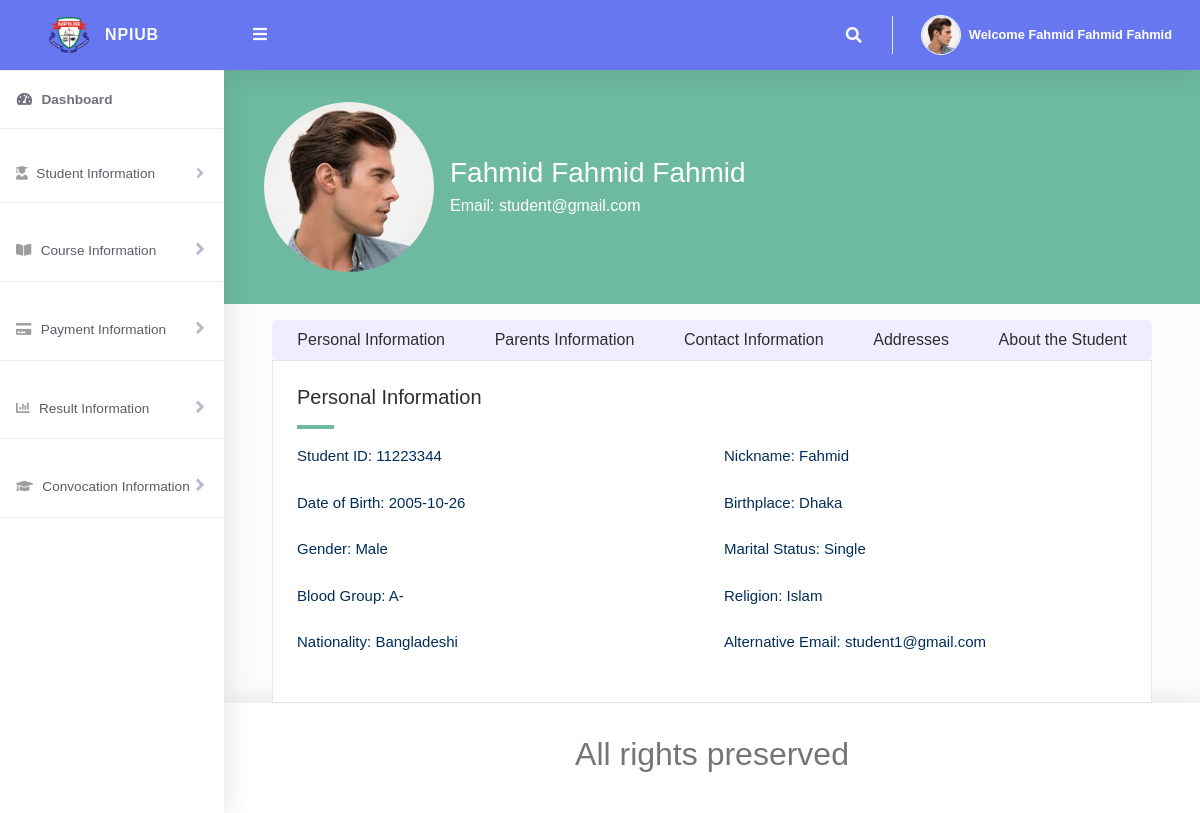
The page /Student/viewStudentProfile.php (signed in) on the database its author committed.
### tables this page shows
CREATE TABLE `student` (
  `id` int(11) NOT NULL,
  `studentId` varchar(50) NOT NULL,
  `studentPassword` varchar(50) NOT NULL,
  `firstName` varchar(50) NOT NULL,
  `middleName` varchar(50) NOT NULL,
  `lastName` varchar(50) NOT NULL,
  `nickName` varchar(50) NOT NULL,
  `dob` varchar(50) NOT NULL,
  `birthPlace` varchar(100) NOT NULL,
  `gender` varchar(10) NOT NULL,
  `maritalStatus` varchar(20) NOT NULL,
  `bloodGroup` varchar(10) NOT NULL,
  `religion` varchar(50) NOT NULL,
  `nationality` varchar(30) NOT NULL,
  `nationalId` varchar(50) NOT NULL,
  `passportNo` varchar(50) NOT NULL,
  `socialNetworkId` varchar(50) NOT NULL,
  `IM` varchar(50) NOT NULL,
  `aboutStudent` text NOT NULL,
  `mobileNo` varchar(20) NOT NULL,
  `presentMobile` varchar(20) NOT NULL,
  `permanentMobile` varchar(20) NOT NULL,
  `email` varchar(50) NOT NULL,
  `alternativeEmail` varchar(50) NOT NULL,
  `imageUrl` varchar(100) NOT NULL,
  `presentAddress` varchar(100) NOT NULL,
  `presentPostOffice` varchar(30) NOT NULL,
  `presentPoliceStation` varchar(30) NOT NULL,
  `presentDistrictCity` varchar(30) NOT NULL,
  `presentDivisionState` varchar(30) NOT NULL,
  `presentCountry` varchar(30) NOT NULL,
  `presentZipCode` varchar(30) NOT NULL,
  `permanentAddress` varchar(100) NOT NULL,
  `permanentPostOffice` varchar(30) NOT NULL,
  `permanentPoliceStation` varchar(30) NOT NULL,
  `permanentDistrictCity` varchar(30) NOT NULL,
  `permanentDivisionState` varchar(30) NOT NULL,
  `permanentCountry` varchar(30) NOT NULL,
  `permanentZipCode` varchar(30) NOT NULL,
  `hostelAddress` varchar(100) NOT NULL,
  `messAddress` varchar(100) NOT NULL,
  `otherAddress` varchar(100) NOT NULL,
  `fatherName` varchar(50) NOT NULL,
  `fatherContactNo` varchar(20) NOT NULL,
  `fatherOccupation` varchar(50) NOT NULL,
  `fatherDesignation` varchar(30) NOT NULL,
  `fatherEmployerName` varchar(50) NOT NULL,
  `fatherAnnualIncome` varchar(10) NOT NULL,
  `motherName` varchar(50) NOT NULL,
  `motherContactNo` varchar(20) NOT NULL,
  `motherOccupation` varchar(50) NOT NULL,
  `motherDesignation` varchar(30) NOT NULL,
  `motherEmployerName` varchar(50) NOT NULL,
  `motherAnnualIncome` varchar(10) NOT NULL,
  `parentAddress` varchar(100) NOT NULL,
  `localGuardianName` varchar(50) NOT NULL,
  `localGuardianContactNo` varchar(20) NOT NULL,
  `relationWithLocalGuardian` varchar(30) NOT NULL,
  `localGuardianAddress` varchar(50) NOT NULL
);

### Student/viewStudentProfile.php (the view, shortened to what this page needs)
<?php
include '../Includes/dbcon.php';
$studentId = $_SESSION['studentId'];
$query_student_details = "
    SELECT *
    FROM student
    WHERE studentId = '$studentId'
";
$rs_student_details = $conn->query($query_student_details);
if ($rs_student_details->num_rows > 0) {
  $student = $rs_student_details->fetch_assoc();
} else {
  echo "<p class='text-danger'>Student details not found.</p>";
  exit;
}
?>
<!DOCTYPE html>
<html lang="en">
<head>
  <link href="../vendor/fontawesome-free/css/all.min.css" rel="stylesheet" type="text/css">
  <link href="../vendor/bootstrap/css/bootstrap.min.css" rel="stylesheet" type="text/css">
  <link href="css/ruang-admin.min.css" rel="stylesheet">
</head>
<body id="page-top">
  <div id="wrapper">
    <?php include "Includes/sidebar.php"; ?>
    <div id="content-wrapper" class="d-flex flex-column">
      <div id="content">
        <?php include "Includes/topbar.php"; ?>
        <div class="w-100 mx-auto">
          <div class="text-white p-4 d-flex align-items-center" style="background-color: #6dbaa0; min-height: 200px;">
            <div class="ml-3 mt-2 mb-2 mr-3">
              <img src="<?php echo htmlspecialchars($student['imageUrl']); ?>"
                alt="Student"
                class="rounded-circle img-fluid"
                style="width: 170px; height: 170px; object-fit: cover;"
                id="student-image">
            </div>
            <div class="flex-grow-1 ps-3 ps-sm-4 ps-md-5">
              <h3 class="fw-bold mb-1" id="student-name">
                <?php echo htmlspecialchars($student['firstName'] . ' ' . $student['middleName'] . ' ' . $student['lastName']); ?>
              </h3>
              <p class="mb-0" id="student-email">Email: <?php echo htmlspecialchars($student['email']); ?></p>
            </div>
          </div>
          <div class="content-container ml-5 mr-5 d-flex flex-column align-items-center">
            <div class="btn-group w-100 mt-3 flex-wrap" role="group" aria-label="Student Information" id="button-group">
              <button class="btn" style="background-color: #f0edff; border: none; height: 40px; color: #2D2E32;"
                onmouseover="this.style.backgroundColor='#b4b2e9'; this.style.color='#ffffff';"
                onmouseout="this.style.backgroundColor='#f0edff'; this.style.color='#2D2E32';"
                onclick="showSection('personal_information')">Personal Information</button>
              <button class="btn" style="background-color: #f0edff; border: none; height: 40px; color: #2D2E32;"
                onmouseover="this.style.backgroundColor='#b4b2e9'; this.style.color='#ffffff';"
                onmouseout="this.style.backgroundColor='#f0edff'; this.style.color='#2D2E32';"
                onclick="showSection('parents_information')">Parents Information</button>
              <button class="btn" style="background-color: #f0edff; border: none; height: 40px; color: #2D2E32;"
                onmouseover="this.style.backgroundColor='#b4b2e9'; this.style.color='#ffffff';"
                onmouseout="this.style.backgroundColor='#f0edff'; this.style.color='#2D2E32';"
                onclick="showSection('contact_information')">Contact Information</button>
              <button class="btn" style="background-color: #f0edff; border: none; height: 40px; color: #2D2E32;"
                onmouseover="this.style.backgroundColor='#b4b2e9'; this.style.color='#ffffff';"
                onmouseout="this.style.backgroundColor='#f0edff'; this.style.color='#2D2E32';"
                onclick="showSection('addresses')">Addresses</button>
              <button class="btn" style="background-color: #f0edff; border: none; height: 40px; color: #2D2E32;"
                onmouseover="this.style.backgroundColor='#b4b2e9'; this.style.color='#ffffff';"
                onmouseout="this.style.backgroundColor='#f0edff'; this.style.color='#2D2E32';"
                onclick="showSection('about_student')">About the Student</button>
            </div>
            <div class="main-content p-4 border bg-white w-100">
              <div id="personal_information" class="section active">
                <h5 class="fw-bold mb-2" style="color: #2D2E32;">Personal Information</h5>
                <hr style="border: 2px solid #6dbaa0; width: 4%; margin-left: 0;">
                <div class="row mb-2" style="color: #002D5B; font-size: 15px;">
                  <div class="col-12 col-md-6">
                    <p>Student ID: <?php echo htmlspecialchars($student['studentId']); ?></p>
                  </div>
                  <div class="col-12 col-md-6">
                    <p>Nickname: <?php echo htmlspecialchars($student['nickName']); ?></p>
                  </div>
                </div>
                <div class="row mb-2" style="color: #002D5B; font-size: 15px;">
                  <div class="col-12 col-md-6">
                    <p>Date of Birth: <?php echo htmlspecialchars($student['dob']); ?></p>
                  </div>
                  <div class="col-12 col-md-6">
                    <p>Birthplace: <?php echo htmlspecialchars($student['birthPlace']); ?></p>
                  </div>
                </div>
                <div class="row mb-2" style="color: #002D5B; font-size: 15px;">
                  <div class="col-12 col-md-6">
                    <p>Gender: <?php echo htmlspecialchars($student['gender']); ?></p>
                  </div>
                  <div class="col-12 col-md-6">
                    <p>Marital Status: <?php echo htmlspecialchars($student['maritalStatus']); ?></p>
                  </div>
                </div>
                <div class="row mb-2" style="color: #002D5B; font-size: 15px;">
                  <div class="col-12 col-md-6">
                    <p>Blood Group: <?php echo htmlspecialchars($student['bloodGroup']); ?></p>
                  </div>
                  <div class="col-12 col-md-6">
                    <p>Religion: <?php echo htmlspecialchars($student['religion']); ?></p>
                  </div>
                </div>
                <div class="row mb-2" style="color: #002D5B; font-size: 15px;">
                  <div class="col-12 col-md-6">
                    <p>Nationality: <?php echo htmlspecialchars($student['nationality']); ?></p>
                  </div>
                  <div class="col-12 col-md-6">
                    <p>Alternative Email: <?php echo htmlspecialchars($student['alternativeEmail']); ?></p>
                  </div>
                </div>
              </div>
            </div>
          </div>
          <?php include "Includes/footer.php"; ?>
        </div>
      </div>
    </div>
</body>
</html>

### Student/Includes/sidebar.php (shortened to what this page needs)
<ul class="navbar-nav sidebar sidebar-light accordion" id="accordionSidebar">
  <a class="sidebar-brand d-flex align-items-center justify-content-center" href="index.php" style="background-color: #6777EF;">
    <div class="sidebar-brand-icon">
      <img src="../img/logo.jpg">
    </div>
    <div class="sidebar-brand-text mx-3">NPIUB</div>
  </a>
  <hr class="sidebar-divider my-0">
  <li class="nav-item active">
    <a class="nav-link" href="index.php">
      <i class="fas fa-fw fa-tachometer-alt"></i>
      <span>Dashboard</span></a>
  </li>
  <hr class="sidebar-divider">
  <li class="nav-item">
    <a class="nav-link collapsed text-dark" href="#" data-toggle="collapse" data-target="#collapseBootstrap1"
      aria-expanded="true" aria-controls="collapseBootstrap1 style=" font-size: larger;">
      <i class="fas fa-user-graduate"></i>
      <span>Student Information</span>
    </a>
  </li>
  <hr class="sidebar-divider">
  <li class="nav-item">
    <a class="nav-link collapsed text-dark" href="#" data-toggle="collapse" data-target="#collapseBootstrap2"
      aria-expanded="true" aria-controls="collapseBootstrap2" style="font-size: larger;">
      <i class="fas fa-book-open"></i>
      <span>Course Information</span>
    </a>
  </li>
  <hr class="sidebar-divider">
  <li class="nav-item">
    <a class="nav-link collapsed text-dark" href="#" data-toggle="collapse" data-target="#collapseBootstrap3"
      aria-expanded="true" aria-controls="collapseBootstrap3" style="font-size: larger;">
      <i class="fas fa-credit-card"></i>
      <span>Payment Information</span>
    </a>
  </li>
  <hr class="sidebar-divider">
  <li class="nav-item">
    <a class="nav-link collapsed text-dark" href="#" data-toggle="collapse" data-target="#collapseBootstrap4"
      aria-expanded="true" aria-controls="collapseBootstrap4" style="font-size: larger;">
      <i class="fas fa-chart-bar"></i>
      <span>Result Information</span>
    </a>
  </li>
  <hr class="sidebar-divider">
  <li class="nav-item">
    <a class="nav-link collapsed text-dark" href="#" data-toggle="collapse" data-target="#collapseBootstrap5"
      aria-expanded="true" aria-controls="collapseBootstrap5" style="font-size: larger;">
      <i class="fas fa-graduation-cap"></i>
      <span>Convocation Information</span>
    </a>
  </li>
  <hr class="sidebar-divider">
</ul>

### Student/Includes/topbar.php (shortened to what this page needs)
<?php
$query = "SELECT * FROM student WHERE id = " . $_SESSION['userId'] . "";
$rs = $conn->query($query);
$rows = $rs->fetch_assoc();
$fullName = $rows['firstName'] . " " . $rows['middleName'] . " " . $rows['lastName'];
?>
<nav class="navbar navbar-expand navbar-light topbar static-top" style="background-color: #6777EF;">
  <button id="sidebarToggleTop" class="btn btn-link rounded-circle mr-3">
    <i class="fa fa-bars"></i>
  </button>
  <ul class="navbar-nav ml-auto">
    <li class="nav-item dropdown no-arrow">
      <a class="nav-link dropdown-toggle" href="#" id="searchDropdown" role="button" data-toggle="dropdown"
        aria-haspopup="true" aria-expanded="false">
        <i class="fas fa-search fa-fw"></i>
      </a>
    </li>
    <li class="nav-item dropdown no-arrow">
      <a class="nav-link dropdown-toggle" href="#" id="userDropdown" role="button" data-toggle="dropdown"
        aria-haspopup="true" aria-expanded="false">
        <img src="<?php echo htmlspecialchars($student['imageUrl']); ?>"
          alt="Profile Picture"
          class="img-profile rounded-circle"
          style="width: 40px; height: 40px; object-fit: cover;">
        <span class="ml-2 d-none d-lg-inline text-white small"><b>Welcome <?php echo $fullName; ?></b></span>
      </a>
    </li>
  </ul>
</nav>

### Student/Includes/footer.php
<footer class="sticky-footer bg-white">
  <div class="container my-auto">
    <div class="copyright text-center my-auto">
      <h2>All rights preserved</h2>
    </div>
  </div>
</footer>

### Student/viewStudentProfile.php (style rules this page uses)
body { font-family: Arial, sans-serif; }
.section { display: none; }
.section.active { display: block; }

### rows shown on the page
student: imageUrl (picture), fullName "Fahmid Fahmid Fahmid", firstName+middleName+lastName "Fahmid Fahmid Fahmid", email "student@gmail.com", studentId "11223344", nickName "Fahmid", dob "2005-10-26", birthPlace "Dhaka", gender "Male", maritalStatus "Single", bloodGroup "A-", religion "Islam", nationality "Bangladeshi", alternativeEmail "student1@gmail.com"
